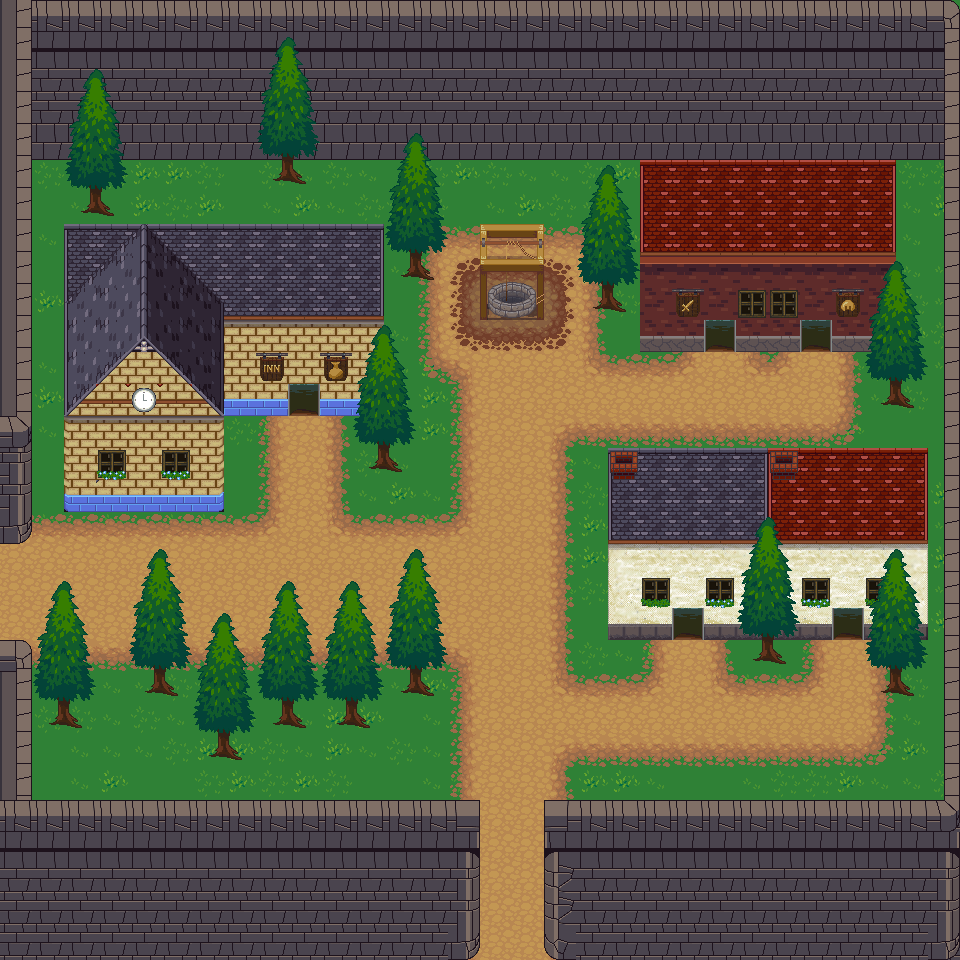

The image is a tile-based game level rendered from a .tmx file. Its description and source (layers, tilesets, objects; grid data summarised) follow:
An orthogonal 30x30 tile map with 32x32 px tiles, 8 tile layers (Tile Layer 1, Tile Layer 2, Tile Layer 3, Tile Layer 5, ...), 1 hidden layer not drawn, 3 tilesets and 3 objects.

<map version="1.0" orientation="orthogonal" renderorder="right-down" width="30" height="30" tilewidth="32" tileheight="32" nextobjectid="5">
 <properties>
  <property name="bgm" value="27 Smile For Me" />
 </properties>
 <tileset firstgid="1" name="city_outside" tilewidth="32" tileheight="32" tilecount="432">
  <image source="../graphics/tilesets/LPC_city_outside/city_outside.png" trans="000000" width="768" height="576" />
 </tileset>
 <tileset firstgid="433" name="terrain_atlas" tilewidth="32" tileheight="32" tilecount="1024">
  <image source="../graphics/tilesets/terrain_atlas.png" trans="000000" width="1024" height="1024" />
 </tileset>
 <tileset firstgid="1457" name="lpc-hanging-signs_0" tilewidth="32" tileheight="32" tilecount="16">
  <image source="../graphics/tilesets/lpc-hanging-signs_0.png" trans="000000" width="128" height="128" />
 </tileset>
 <layer name="Tile Layer 1" width="30" height="30">
  <data>[900 cells, 900 non-empty, 9 distinct tile ids]</data>
 </layer>
 <layer name="Tile Layer 2" width="30" height="30">
  <data>[900 cells, 353 non-empty, 45 distinct tile ids]</data>
 </layer>
 <layer name="Tile Layer 3" width="30" height="30">
  <data>[900 cells, 128 non-empty, 30 distinct tile ids]</data>
 </layer>
 <layer name="Tile Layer 5" width="30" height="30">
  <data>[900 cells, 87 non-empty, 28 distinct tile ids]</data>
 </layer>
 <layer name="Tile Layer 6" width="30" height="30">
  <data>[900 cells, 65 non-empty, 13 distinct tile ids]</data>
 </layer>
 <layer name="Tile Layer 4" width="30" height="30">
  <data>[900 cells, 105 non-empty, 44 distinct tile ids]</data>
 </layer>
 <layer name="Tile Layer 7" width="30" height="30">
  <data>[900 cells, 24 non-empty, 13 distinct tile ids]</data>
 </layer>
 <layer name="overhead" width="30" height="30">
  <data>[900 cells, 116 non-empty, 12 distinct tile ids]</data>
 </layer>
 <layer name="collision" width="30" height="30" visible="0">
  <data>[900 cells, 282 non-empty, 1 distinct tile ids]</data>
 </layer>
 <objectgroup name="Doors">
  <object id="2" x="12" y="560">
   <properties>
    <property name="map" value="testmap" />
    <property name="x" value="30" />
    <property name="y" value="18" />
   </properties>
  </object>
  <object id="3" x="15" y="591">
   <properties>
    <property name="map" value="testmap" />
    <property name="x" value="30" />
    <property name="y" value="19" />
   </properties>
  </object>
  <object id="4" x="14.3333" y="623">
   <properties>
    <property name="map" value="testmap" />
    <property name="x" value="30" />
    <property name="y" value="20" />
   </properties>
  </object>
 </objectgroup>
</map>
